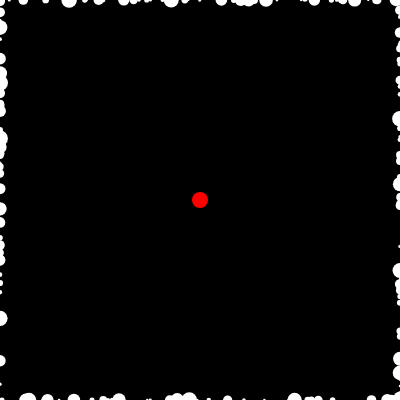
Frame 1 (no input)
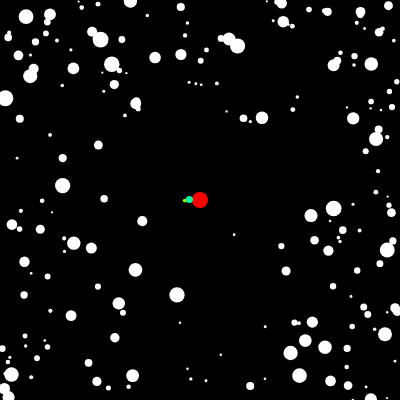
Frame 60 (no input)
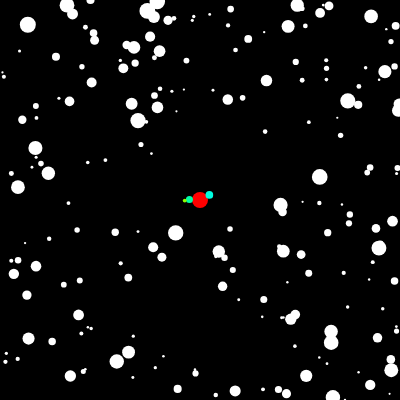
Frame 120 (the mouse pressed at the canvas centre since frame 60)

The p5.js sketch that drew these frames (run headless with seeded random() and noise() and a simulated clock; from frame 60 on, the mouse is pressed at the canvas centre):

// p5.js sketch
// ── sketch.js
// https://en.wikipedia.org/wiki/Diffusion-limited_aggregation
// http://paulbourke.net/fractals/dla/
// https://atom.io/packages/atom-live-server

const CELL_AMOUNTS = 200
const TIMES_PER_FRAME = 200
const RADIUS_SHRINK = 0.99

let radius = 8
let tree = []
let walkers = []

function setup() {
  createCanvas(400, 400)
  colorMode(HSB)
  // Starting point
  tree.push(new Walker(width / 2, height / 2))
  // Walkers
  for (let i = 0; i < CELL_AMOUNTS; i++) {
    walkers[i] = new Walker()
    radius *= RADIUS_SHRINK
  }
}

function draw() {
  background(0)

  // Showing tree points
  for (let i = 0; i < tree.length; i++) {
    tree[i].show()
  }

  // Showing walkers
  for (let i = 0; i < walkers.length; i++) {
    walkers[i].show()
  }
  // Animation drawing
  for (let tpf = 0; tpf < TIMES_PER_FRAME; tpf++) {
    for (let i = 0; i < walkers.length; i++) {
      walkers[i].walk()
      if (walkers[i].isStuck(tree)) {
        tree.push(walkers[i])
        walkers.splice(i, 1)
      }
    }
  }

  // To keep always CELL_AMOUNTS on the view
  let r = walkers[walkers.length - 1].r
  while (walkers.length < CELL_AMOUNTS && r > 4) {
    radius *= RADIUS_SHRINK
    walkers.push(new Walker())
  }
}

// ── walker.js
class Walker {
  constructor(x, y) {
    if (arguments.length) {
      this.pos = createVector(x, y)
      this.stuck = true
    } else {
      this.pos = this.randomPoints()
      this.stuck = false
    }

    this.r = radius
  }

  distSq(a, b) {
    // Returns the sum of the sqrt of two given vectors distances,
    // being b the further away and a the closest
    let dx = b.x - a.x
    let dy = b.y - a.y
    return dx * dx + dy * dy
  }

  isStuck(others) {
    // For each walker we will check how far away are from the
    // tree point according to the center and return a bool
    for (let i = 0; i < others.length; i++) {
      let d = this.distSq(this.pos, others[i].pos)
      if (d < (this.r * others[i].r * 4)) {
        this.stuck = true
        return true
        break;
      }
    }

    return false
  }

  randomPoints() {
    // Return a set of random points from the edges
    let i = floor(random(4))
         if (i === 0) return createVector(random(width), 0)
    else if (i === 1) return createVector(random(width), height)
    else if (i === 2) return createVector(0, random(height))
    else if (i === 3) return createVector(width, random(height))
  }

  show() {
    noStroke()
    let hu = map(this.r, 0, 8, 0, 360)
    this.stuck ? fill(hu, 360, 360) : fill(255, 100)
    ellipse(this.pos.x, this.pos.y, this.r * 2)
  }

  walk() {
    let vel = p5.Vector.random2D()
    this.pos.add(vel)
    this.pos.x = constrain(this.pos.x, 0, width)
    this.pos.y = constrain(this.pos.y, 0, height)
  }
}
